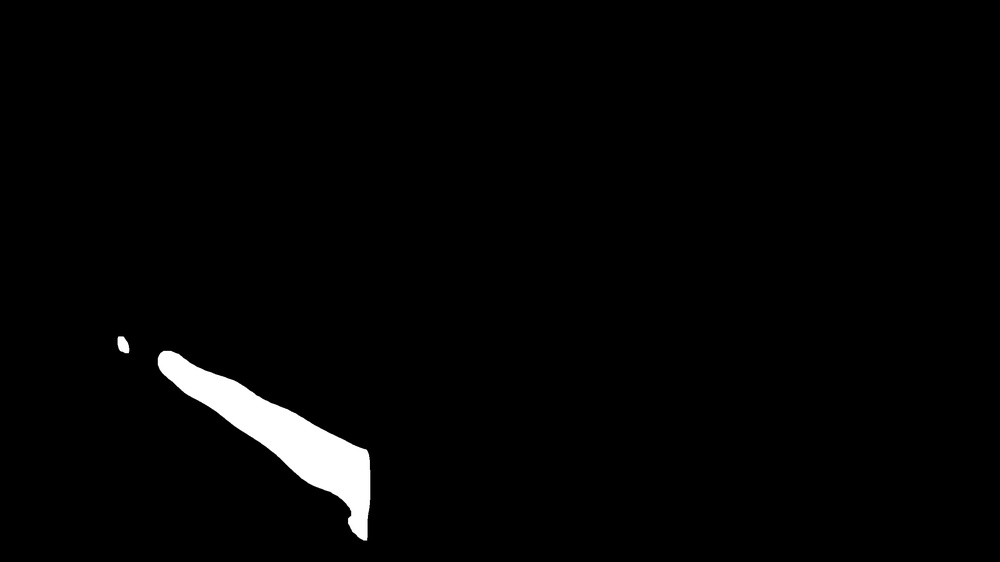
#> input picture test/9318.jpg, 1000 x 562 px, shrunk from 2560 x 1440 before the run
$ python stats.py
#> lines starting #> are read from the running program, lines starting #| are printed output that depends on the picture; after the words box and inside, x2 and y2 are one past the last pixel; in counts of white or black regions, pixels touching at a corner belong together
import numpy as np
import cv2
import time

A = [[1 , 2, 4, 1, 9],
[2 , 1, 4 , 1, 10]]

# 读入图片
img = cv2.imread("9318.jpg")
#> img is the input picture: shape (562, 1000, 3); min 0, max 255, mean 4.9
# 中值滤波，去噪
img = cv2.medianBlur(img, 3)
gray = cv2.cvtColor(img, cv2.COLOR_BGR2GRAY)


# 阈值分割得到二值化图片
ret, binary = cv2.threshold(gray, 0, 255, cv2.THRESH_BINARY | cv2.THRESH_OTSU)
#> binary: shape (562, 1000); 1.9% white; 2 white regions, box (x1, y1, x2, y2) and area: (158, 351, 370, 541) 10627, (118, 336, 129, 353) 146
#> ret = 126
# 膨胀操作
kernel2 = cv2.getStructuringElement(cv2.MORPH_RECT, (3, 3))
bin_clo = cv2.dilate(binary, kernel2, iterations=2)
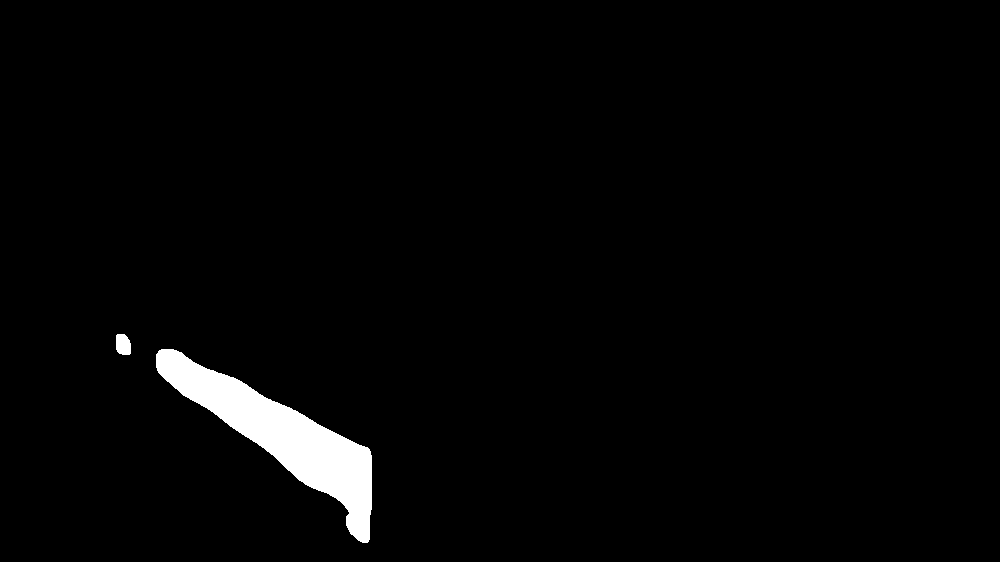
#> bin_clo: shape (562, 1000); 2.2% white; 2 white regions
# 连通域分析
num_labels, labels, stats, centroids = cv2.connectedComponentsWithStats(bin_clo, connectivity=8)
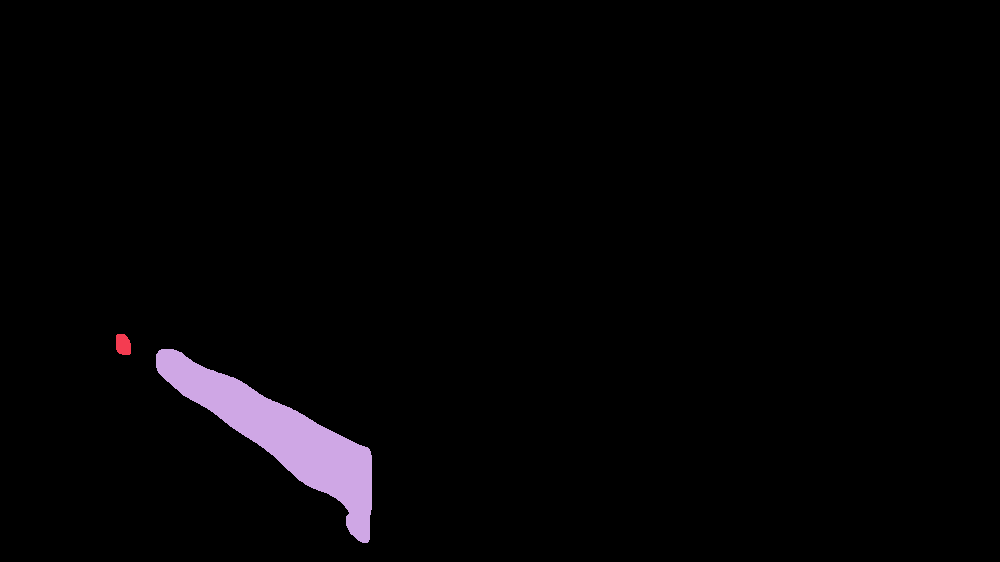
#> labels: shape (562, 1000) int32; 3 distinct labels, from 0 to 2; one colour per label, 0 black
#> num_labels = 3; stats = [[0, 0, 1000, 562, 549463], [116, 334, 15, 21, 274], [156, 349, 216, 194, 12263]]; centroids = [[504.6, 277], [122.7, 344.3], [281.6, 435.6]]
contours, hierarchy = cv2.findContours(bin_clo,cv2.RETR_EXTERNAL,cv2.CHAIN_APPROX_NONE)
#> contours = 2 contours; box (x1, y1, x2, y2) and area: (156, 349, 372, 543) 11984, (116, 334, 131, 355) 245
bin_clo = cv2.drawContours(bin_clo,contours,0,(10,100,100),-1)
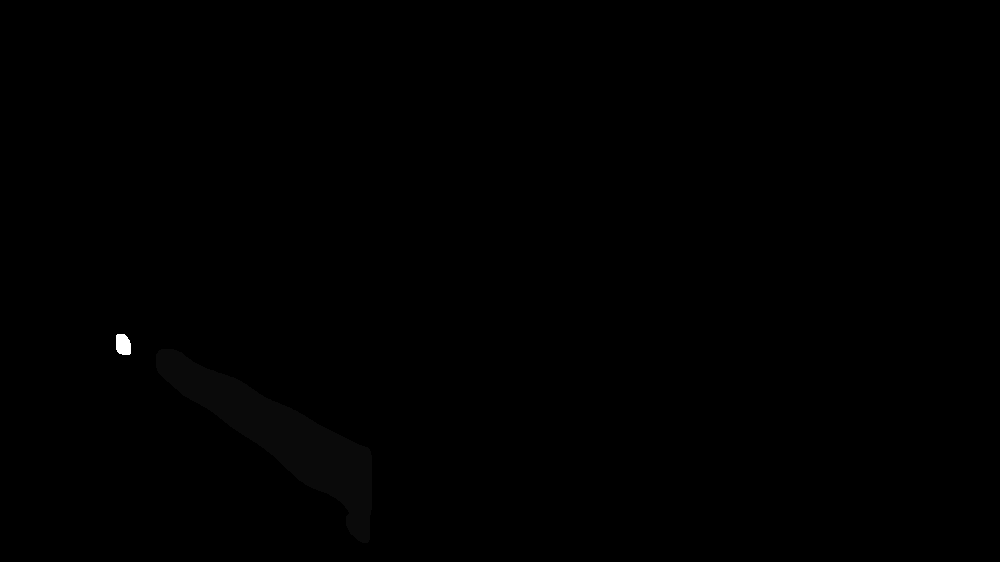
#> bin_clo: shape (562, 1000); 2.18% of pixels changed, all inside (x1, y1, x2, y2) = (156, 349, 372, 543)
cv2.imwrite("9318+.jpg" , bin_clo)
# 查看各个返回值
# 连通域数量
print('num_labels = ',num_labels)
#| num_labels =  3
# 连通域的信息：对应各个轮廓的x、y、width、height和面积
print('stats = ',stats)
#| stats =  [[     0      0   1000    562 549463]
#|  [   116    334     15     21    274]
#|  [   156    349    216    194  12263]]
# 连通域的中心点
# print('centroids = ',centroids)
# # 每一个像素的标签1、2、3.。。，同一个连通域的标签是一致的
# print('labels = ',labels.max())
print('连通域个数' , len(contours))
#| 连通域个数 2
print(contours[1])
#> (printed output is left out)
AA = np.vstack((contours[1],contours[0]))
#> AA = contour of 612 points, box (x1, y1, x2, y2) (116, 334, 372, 543), area 12229
print('========================')
print(AA)
#> (printed output is left out)
print('========================')
print("AA shape:" , AA.shape)
#| AA shape: (612, 1, 2)
C = np.array(contours[0]).reshape(-1,2)
#> C = 556 pairs, first value 156 to 371, second value 349 to 542
# print(C)
print("shape:" , C.shape)
#| shape: (556, 2)
print( 'first column [max , min] :' , np.max(C[:,0]) , np.min(C[:,0]))
#| first column [max , min] : 371 156
print( 'first column [max , min] position :' , np.argmax(C[:,0] ) , np.argmin(C[:,0] ) )
#| first column [max , min] position : 288 6
print( 'point ( x max ) :' , C[np.argmax(C[:,0] ) , :])
#| point ( x max ) : [371 509]
print( 'point ( x min ) :' , C[np.argmin(C[:,0] ) , :])
#| point ( x min ) : [156 354]
print( 'second column [max , min] :' , np.max(C[:,1]) , np.min(C[:,1]))
#| second column [max , min] : 542 349
print( 'second column [max , min] position:' , np.argmax(C[:,1]) , np.argmin(C[:,1]) )
#| second column [max , min] position: 250 0
print( 'point ( y max ) :' , C[np.argmax(C[:,1] ) , :])
#| point ( y max ) : [362 542]
print( 'point ( y min ) :' , C[np.argmin(C[:,1] ) , :])
#| point ( y min ) : [161 349]
print('time:' , str(time.time()).replace('.' , ''))
# [5 lines of commented-out code are left out]
D = np.array( [ C[np.argmin(C[:,0] ) , :] , C[np.argmax(C[:,0] ) , :] , C[np.argmin(C[:,1] ) , :] , C[np.argmax(C[:,1] ) , :] ] )
#> D = [[156, 354], [371, 509], [161, 349], [362, 542]]
print('D:' , D.shape , D)
#| D: (4, 2) [[156 354]
#|  [371 509]
#|  [161 349]
#|  [362 542]]
print(D[2,1])
#| 349

$ run again, with test/22543.jpg copied over test/9318.jpg
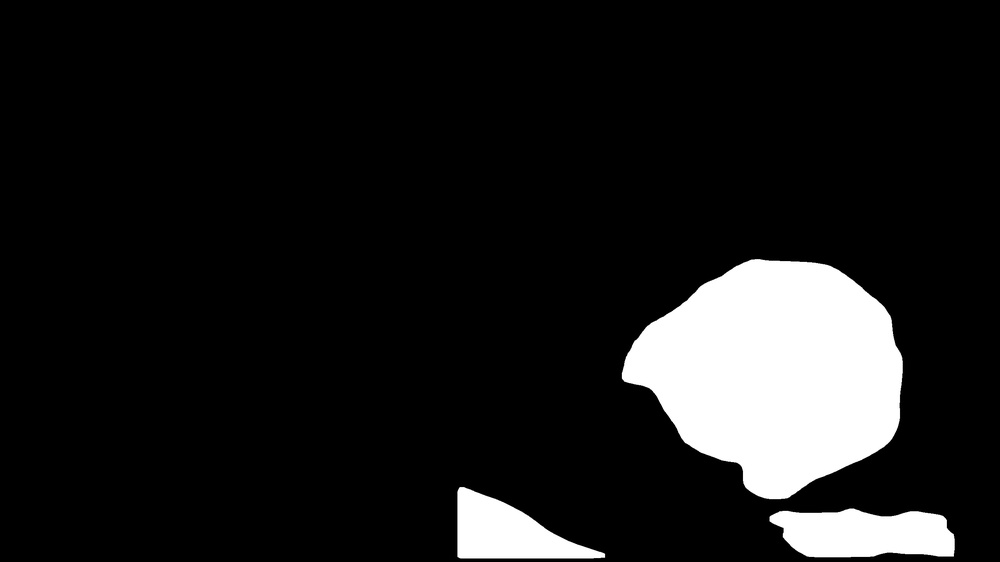
#> input picture test/22543.jpg, 1000 x 562 px, shrunk from 2560 x 1440 before the run
#> img is the input picture: shape (562, 1000, 3); min 0, max 255, mean 26.9
#> binary: shape (562, 1000); 10.5% white; 3 white regions, box (x1, y1, x2, y2) and area: (622, 259, 903, 499) 46248, (770, 509, 955, 557) 7193, (457, 487, 605, 558) 5737
#> ret = 127
#> `num_labels, labels, stats, centroids = cv2.connectedComponentsWithStat..`:
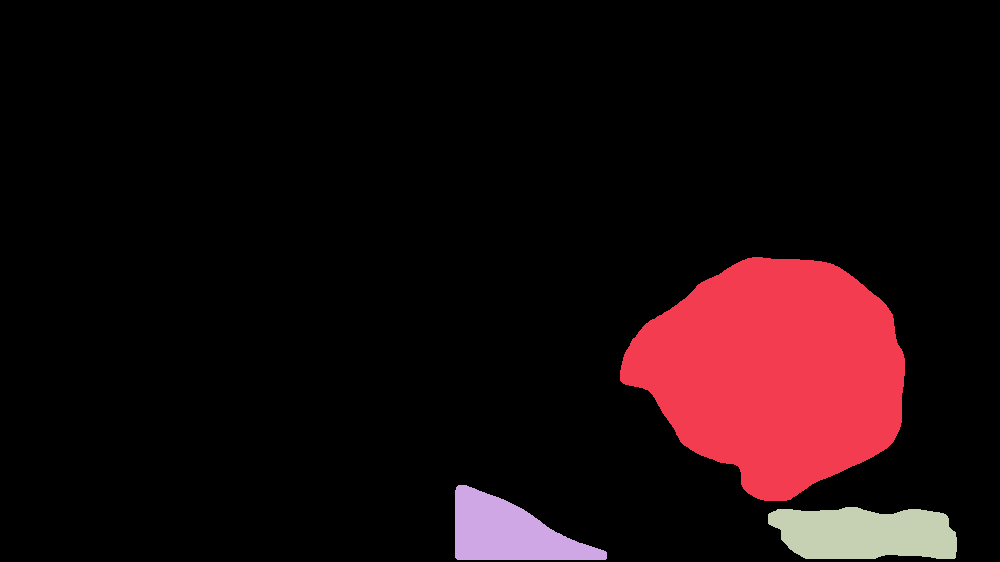
#> labels: shape (562, 1000) int32; 4 distinct labels, from 0 to 3; one colour per label, 0 black
#> num_labels = 4; stats = [[0, 0, 1000, 562, 498834], [620, 257, 285, 244, 48348], [455, 485, 152, 75, 6629], [768, 507, 189, 52, 8189]]; centroids = [[466.6, 264.1], [775.4, 372.2], [508.4, 532.1], [864.9, 533.2]]
#> contours = 3 contours; box (x1, y1, x2, y2) and area: (620, 257, 905, 501) 47975, (768, 507, 957, 559) 7974, (455, 485, 607, 560) 6440
#> `bin_clo = cv2.drawContours(bin_clo,contours,0,(10,100,100),-1)`:
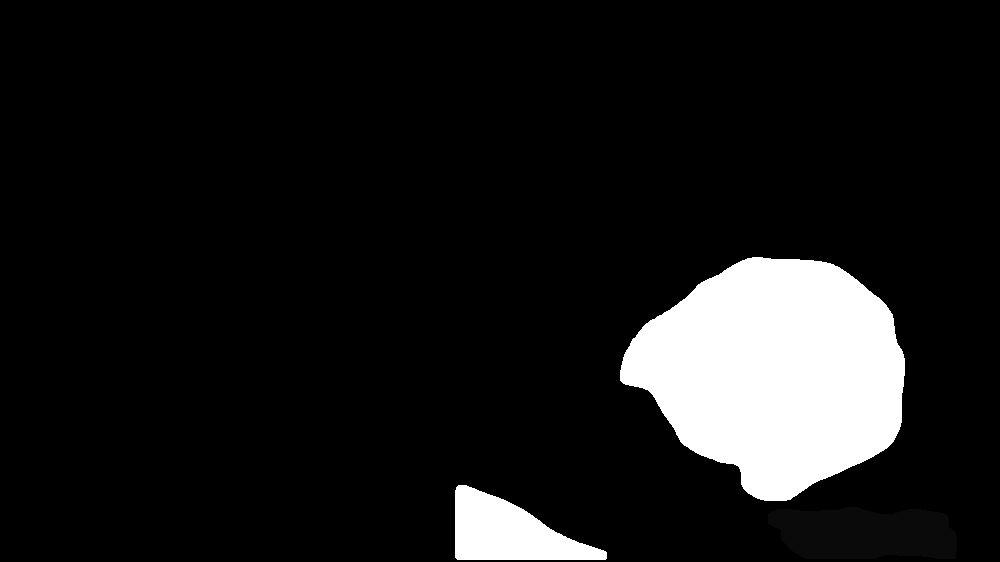
#> bin_clo: shape (562, 1000); min 0, max 255, mean 25.1
#| num_labels =  4
#| stats =  [[     0      0   1000    562 498834]
#|  [   620    257    285    244  48348]
#|  [   455    485    152     75   6629]
#|  [   768    507    189     52   8189]]
#| 连通域个数 3
#> (printed output is left out)
#> AA = contour of 804 points, box (x1, y1, x2, y2) (455, 485, 957, 560), area 14414
#> (printed output is left out)
#| AA shape: (804, 1, 2)
#> C = 427 pairs, first value 768 to 956, second value 507 to 558
#| shape: (427, 2)
#| first column [max , min] : 956 768
#| first column [max , min] position : 289 77
#| point ( x max ) : [956 551]
#| point ( x min ) : [768 514]
#| second column [max , min] : 558 507
#| second column [max , min] position: 133 0
#| point ( y max ) : [805 558]
#| point ( y min ) : [845 507]
#> D = [[768, 514], [956, 551], [845, 507], [805, 558]]
#| D: (4, 2) [[768 514]
#|  [956 551]
#|  [845 507]
#|  [805 558]]
#| 507
